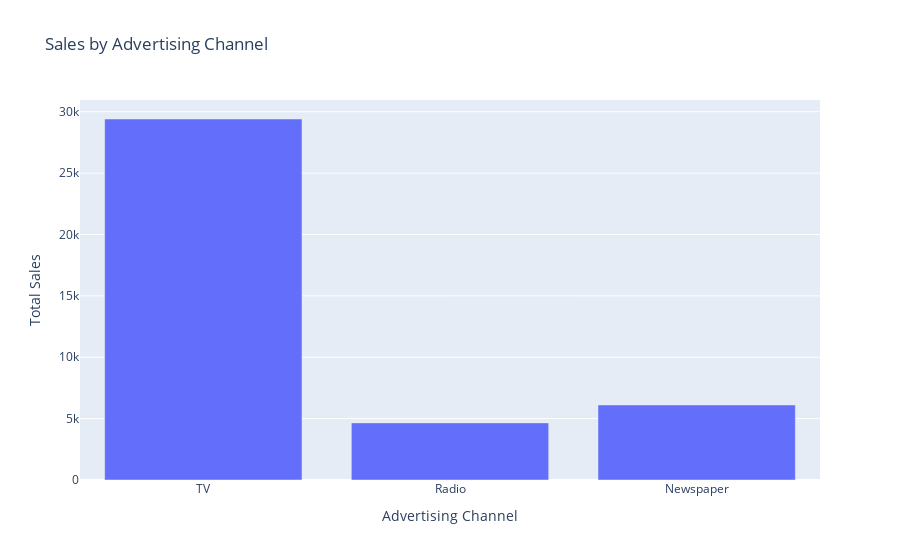

This figure's notebook cell:
### Code cell
data = pd.DataFrame({
    'Channel': ['TV', 'Radio', 'Newspaper'],
    'Sales': [sum(data['TV']), sum(data['Radio']), sum(data['Newspaper'])]
})

fig = px.bar(data, x='Channel', y='Sales', title='Sales by Advertising Channel')

fig.update_layout(
    xaxis_title="Advertising Channel",
    yaxis_title="Total Sales",
)
fig.show()

### Figure 1 — Plotly figure (JSON) as saved in the notebook; plotly's stock layout.template omitted (floating-point values rounded to 4 significant figures)
{"data": [{"alignmentgroup": "True", "hovertemplate": "Channel=%{x}<br>Sales=%{y}<extra></extra>", "legendgroup": "", "marker": {"color": "#636efa", "pattern": {"shape": ""}}, "name": "", "offsetgroup": "", "orientation": "v", "showlegend": false, "textposition": "auto", "type": "bar", "x": ["TV", "Radio", "Newspaper"], "xaxis": "x", "y": [29410.0, 4653.0, 6111.0], "yaxis": "y"}], "layout": {"barmode": "relative", "legend": {"tracegroupgap": 0}, "title": {"text": "Sales by Advertising Channel"}, "xaxis": {"anchor": "y", "domain": [0, 1], "title": {"text": "Advertising Channel"}}, "yaxis": {"anchor": "x", "domain": [0, 1], "title": {"text": "Total Sales"}}}}
